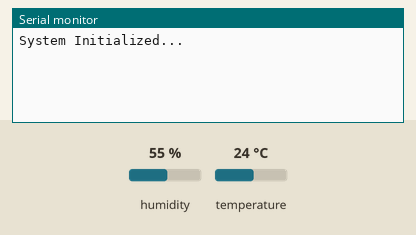
Bench run of a sketch on a simulated Arduino Mega 2560, built with avr-gcc and run on an emulated ATmega2560. On the bench: the last lines printed to the serial monitor. The test bench sets the inputs (shaded band); at power-on: temperature 24 °C, humidity 55 %.

Above: at 1.2 s.
1.3 s: temperature set to 34 °C
At 2.7 s:
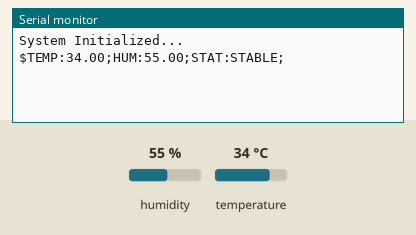
5.5 s: temperature set to 37 °C
At 7.6 s:
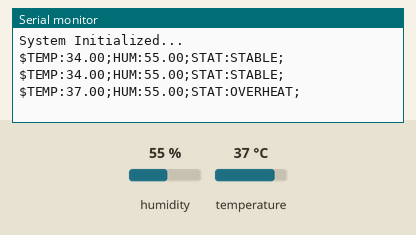
11.6 s: temperature set to 39 °C
At 12.5 s:
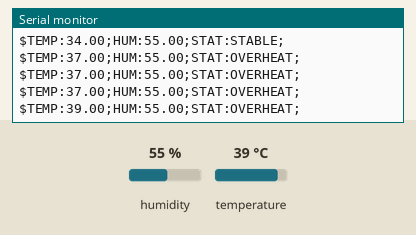
13.1 s: temperature set to 42 °C
At 14.9 s:
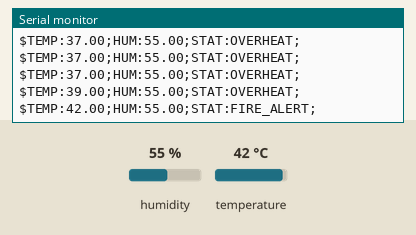

The sketch:

temp_sensor.ino
```cpp
#include "DHT.h"

#define DHTPIN 8
#define DHTTYPE DHT11

DHT dht(DHTPIN, DHTTYPE);

struct SmartSafeEnv {
    float temperature;
    float humidity;
    String status;
    long lastUpdated;
};

SmartSafeEnv currentEnv;

String getThermalState(float temp) {
    if (temp > 40.0) return "FIRE_ALERT";
    if (temp > 35.0) return "OVERHEAT";
    if (temp < 10.0) return "FREEZE_ALERT";
    return "STABLE";
}

void broadcastEnvironment() {
    Serial.print("$TEMP:");
    Serial.print(currentEnv.temperature);
    Serial.print(";HUM:");
    Serial.print(currentEnv.humidity);
    Serial.print(";STAT:");
    Serial.print(currentEnv.status);
    Serial.println(";");
}

void setup() {
    Serial.begin(115200);
    dht.begin();
    Serial.println(F("System Initialized..."));
}

void loop() {
    if (Serial.available() > 0) {
        String pcRequest = Serial.readStringUntil('\n');
        pcRequest.trim();

        if (pcRequest == "GET_STATUS") {
            Serial.println(F("\n--- Manual Status Check ---"));
            Serial.print(F("Current Temp: ")); Serial.println(currentEnv.temperature);
            Serial.print(F("Current Humidity: ")); Serial.println(currentEnv.humidity);
            Serial.print(F("Current Stat: ")); Serial.println(currentEnv.status);
            Serial.println(F("---------------------------\n"));
        }
    }

    // DHT11 needs time to stabilize
    delay(2000);

    float t = dht.readTemperature();
    float h = dht.readHumidity();

    if (isnan(h) || isnan(t)) {
        Serial.println(F("E:SENSOR_FAIL"));
        return;
    }

    currentEnv.temperature = t;
    currentEnv.humidity = h;
    currentEnv.status = getThermalState(t);
    currentEnv.lastUpdated = millis();

    broadcastEnvironment();
}
```

Measured:
- the behaviour switches between 35 and 36 °C on temperature (found by bisection; images 1 and 2)
- the behaviour switches between 40 and 41 °C on temperature (found by bisection; images 3 and 4)
- after the input at 1.3 s, the serial monitor: prints a new line after 0.72 s (image 1)
- after the input at 5.5 s, the serial monitor: prints a new line after 0.57 s (image 2)
- after the input at 11.6 s, the serial monitor: prints a new line after 0.55 s (image 3)
- after the input at 13.1 s, the serial monitor: prints a new line after 1.1 s (image 4)
